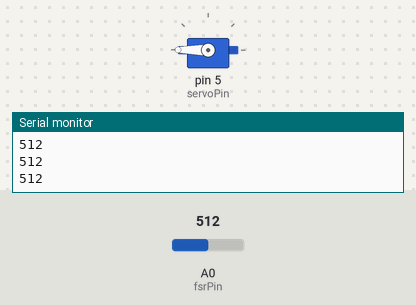
Bench run of a sketch on a simulated Arduino Uno, built with avr-gcc and run on an emulated ATmega328P. Shown: servo, the last lines printed to the serial monitor. The inputs (shaded band) are chosen by the test bench; at power-on: A0 (fsrPin) = 512.

Above: at 1.2 s.
1.3 s: A0 (fsrPin) set to 306
At 2.4 s:
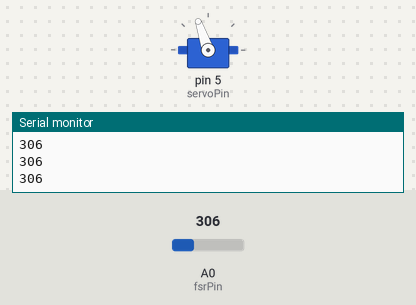
2.8 s: A0 (fsrPin) set to 122
At 3.6 s:
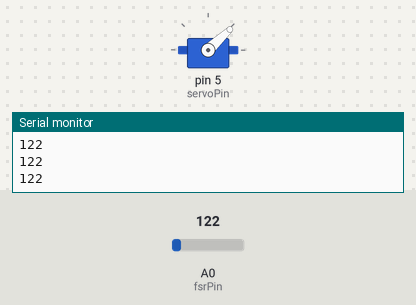
4.3 s: A0 (fsrPin) set to 0
At 4.6 s:
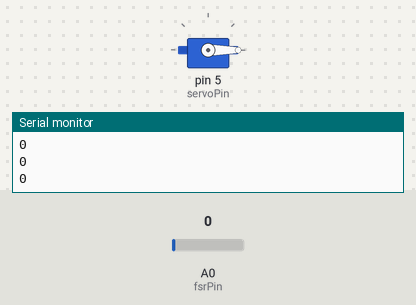
5.8 s: A0 (fsrPin) set to 511
At 7.1 s:
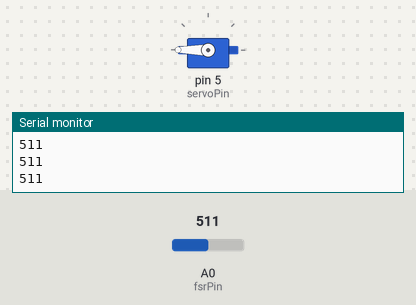
Timing chart, 0 to 8.3 s (numbered marks = the images above; inputs shaded):
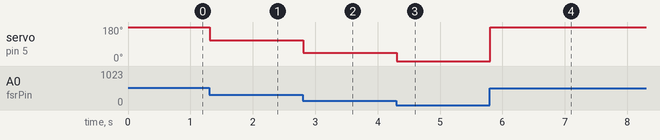

The sketch:

toy.ino
```cpp
#include <Servo.h>

int servoPin = 5;
int fsrPin = A0;
Servo toyServo;

void setup()
{
  Serial.begin(9600);
  toyServo.attach(servoPin);
}

void loop()
{
  int servoVal = analogRead(fsrPin);
  Serial.println(servoVal);
  int angle = map(servoVal, 0, 500, 0, 179);
  toyServo.write(angle);

 }
```

Measured:
- after the input at 1.3 s, servo on pin 5 (servoPin): 180° → 109° at once
- after the input at 2.8 s, servo on pin 5 (servoPin): 109° → 43° at once
- after the input at 4.3 s, servo on pin 5 (servoPin): 43° → 0° at once
- after the input at 5.8 s, servo on pin 5 (servoPin): 0° → 180° at once
